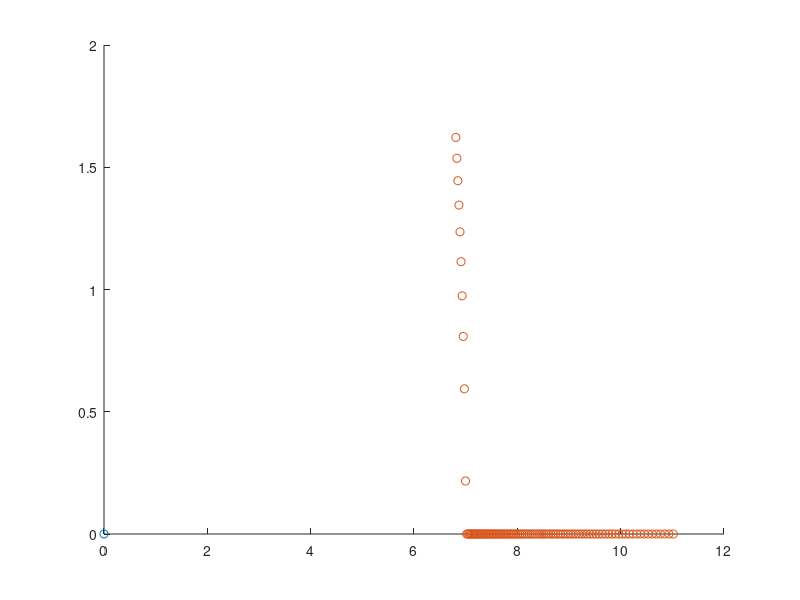

This figure's MATLAB source: (Note: this script raises an error after producing the figure.)
close all;
clear all;
l1 = 11;
l2 = 7;

phi1_start = 0.67;
phi2_start = pi-0.38;
y_start = l2*(sin(phi2_start)/sin(phi1_start));

phi1_end = 0.32;
phi2_end = pi-0.1;
y_end = l2*(sin(phi2_end)/sin(phi1_end));

y_traj = linspace(y_start, y_end, 100);
phi1_traj = zeros(100,1);
phi2_traj = zeros(100,1);

for i=1:100
phi1_traj(i) = acos((l2^2-y_traj(i)^2-l1^2)/(-2*y_traj(i)*l1));
phi2_traj(i) = acos((y_traj(i)^2-l2^2-l1^2)/(-2*l2*l1));
end

figure()
%plot(y_traj)
%plot(phi1_traj)
%plot(phi2_traj)
%plot(y_traj)
%hold on 
%plot(l2*sin(phi2_traj)./sin(phi1_traj))

index_special_boi = 2;
scatter(0, 0, 'red') % foot point
hold on
scatter(l2*cos(phi1_traj), l2*sin(phi1_traj), 'green')
scatter(0, y_traj, 'blue')




% i'm too lazy to make this automatically go to a header file, so you'll
% just have to copy paste for now chief, i'm so sorry.

th1_traj = sprintf('%.3f, ' , phi1_traj);
th1_traj = th1_traj(1:end-2); % strip final comma
th1_traj = strcat("float th1_trajectory[] = {",th1_traj,"};");

th2_traj = sprintf('%.3f, ' , phi2_traj);
th2_traj = th2_traj(1:end-2); % strip final comma
th2_traj = strcat("float th2_trajectory[] = {",th2_traj,"};");